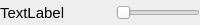
<?xml version="1.0" encoding="UTF-8"?>
<ui version="4.0">
 <class>inputparameter</class>
 <widget class="QWidget" name="inputparameter">
  <property name="geometry">
   <rect>
    <x>0</x>
    <y>0</y>
    <width>200</width>
    <height>25</height>
   </rect>
  </property>
  <property name="sizePolicy">
   <sizepolicy hsizetype="Preferred" vsizetype="Fixed">
    <horstretch>0</horstretch>
    <verstretch>0</verstretch>
   </sizepolicy>
  </property>
  <property name="minimumSize">
   <size>
    <width>0</width>
    <height>25</height>
   </size>
  </property>
  <property name="maximumSize">
   <size>
    <width>16777215</width>
    <height>25</height>
   </size>
  </property>
  <property name="windowTitle">
   <string>Form</string>
  </property>
  <layout class="QHBoxLayout" name="horizontalLayout">
   <property name="spacing">
    <number>0</number>
   </property>
   <property name="leftMargin">
    <number>0</number>
   </property>
   <property name="topMargin">
    <number>0</number>
   </property>
   <property name="rightMargin">
    <number>0</number>
   </property>
   <property name="bottomMargin">
    <number>0</number>
   </property>
   <item>
    <widget class="QLabel" name="label_name">
     <property name="sizePolicy">
      <sizepolicy hsizetype="Expanding" vsizetype="Minimum">
       <horstretch>0</horstretch>
       <verstretch>0</verstretch>
      </sizepolicy>
     </property>
     <property name="font">
      <font>
       <pointsize>11</pointsize>
      </font>
     </property>
     <property name="text">
      <string>TextLabel</string>
     </property>
    </widget>
   </item>
   <item>
    <spacer name="horizontalSpacer">
     <property name="orientation">
      <enum>Qt::Horizontal</enum>
     </property>
     <property name="sizeHint" stdset="0">
      <size>
       <width>40</width>
       <height>20</height>
      </size>
     </property>
    </spacer>
   </item>
   <item>
    <widget class="QSlider" name="horizontalSlider">
     <property name="orientation">
      <enum>Qt::Horizontal</enum>
     </property>
    </widget>
   </item>
  </layout>
 </widget>
 <resources/>
 <connections/>
</ui>
